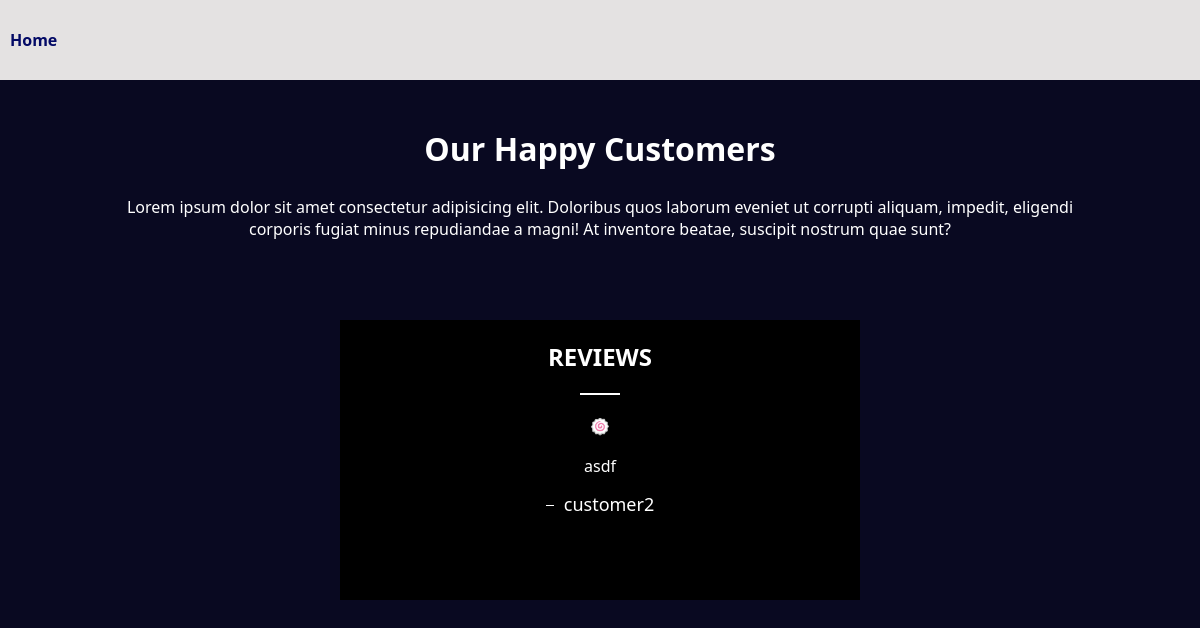
Page /feedback_page/ on the earlier database version.
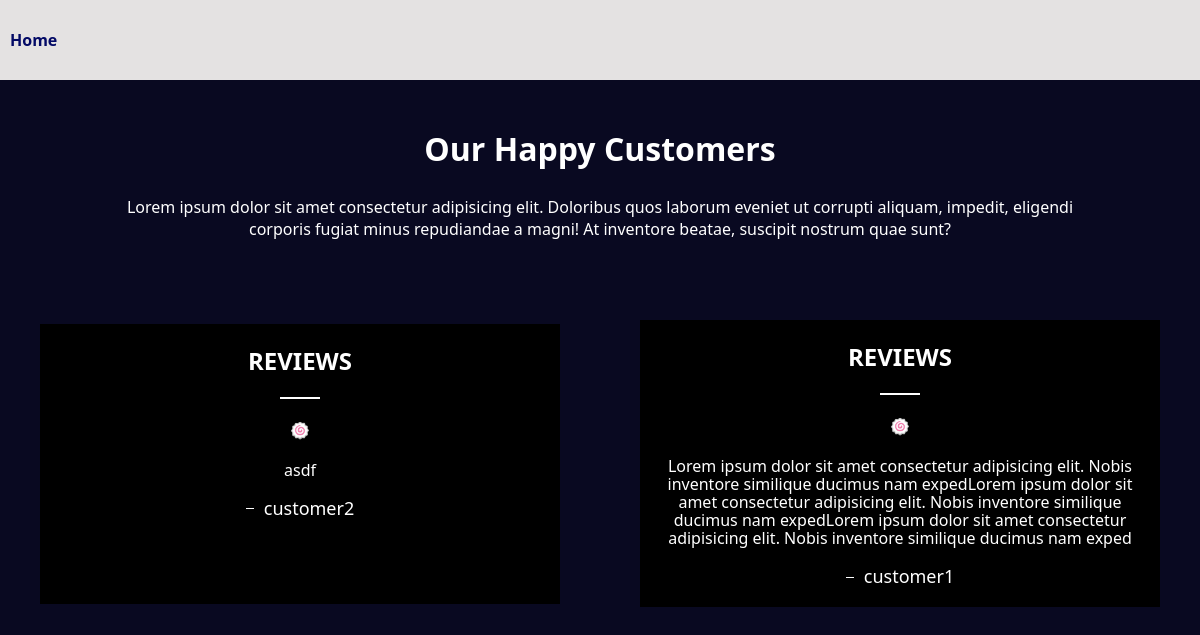
Same page on the later database version.
### admin_app/models.py (models this page shows, shortened)
class Feedback(models.Model):
  customer_name = models.CharField(max_length=25)
  feedback = models.CharField(max_length=250)

### admin_app/views.py (the view)
# urls.py: path('feedback_page/', feedback_page, name='feedback_page'),
def feedback_page(request):
  feedback_db = Feedback.objects.all()
  return render(request, 'feedback_page.html', {'feedback_db':feedback_db})

### templates/feedback_page.html (shortened to what this page needs)
<!DOCTYPE html>
<html lang="en">
  <head>
  </head>
  <body>
    <div class="feedback-container">
      <nav>
        <div class="nav">
          <a href="{% url 'admin_app:admin_page' %}">Home</a>
        </div>
      </nav>
      <div class="container">
        <div class="heading-text">
          <h2>Our Happy Customers</h2>
          <p>
            Lorem ipsum dolor sit amet consectetur adipisicing elit. Doloribus
            quos laborum eveniet ut corrupti aliquam, impedit, eligendi corporis
            fugiat minus repudiandae a magni! At inventore beatae, suscipit
            nostrum quae sunt?
          </p>
        </div>
        <div class="card-container">
          {% for i in feedback_db %}
          <div class="cards">
            <h2>REVIEWS</h2>
            <span></span>
            <div>🍥</div>
            <p>{{i.feedback}}</p>
            <div class="user-name">
              <span
                style="
                  width: 8px;
                  height: 1px;
                  background-color: #fff;
                  margin: auto;
                "
              ></span>
              <p class="name">{{i.customer_name}}</p>
            </div>
          </div>
          {% endfor %}
        </div>
      </div>
    </div>
  </body>
</html>

Differences in the rows shown:
added Feedback: feedback "Lorem ipsum dolor sit amet consectetur adipisicing elit. Nobis inventore similique ducimus nam expedLorem ipsum dolor sit amet consectetur adipisicing elit. Nobis inventore similique ducimus nam expedLorem ipsum dolor sit amet consectetur adipisicing elit. Nobis inventore similique ducimus nam exped", customer_name "customer1"
